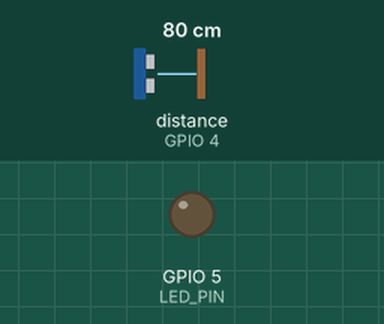
Recording of a sketch running on a simulated ESP32. On the bench: output pins drawn as LEDs (lit = HIGH). Wiring (inferred from the names in the program): ultrasonic range finder: trigger GPIO 2; echo GPIO 4. Dashed ring = blinking. Inputs (shaded band) come from the test bench; at power-on: distance to the obstacle (sensor on GPIO 4) 80 cm. The echo pulse lasts 58.3 µs per cm; WiFi joins after 1.5 s; servers stay silent unless stated; uploads are accepted with an empty reply; pins used as bus, display or sensor lines are not drawn; what the sketch prints to the serial monitor is not drawn.

Above: at 0.0 s.
At 2.1 s:
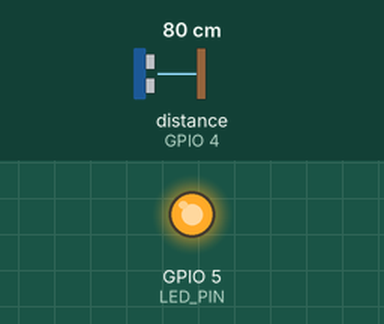
At 5.4 s:
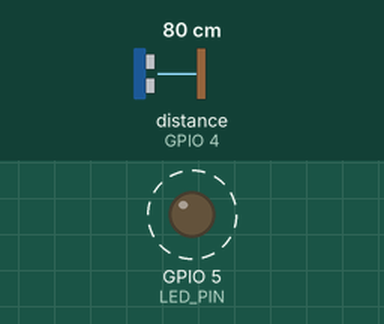
5.5 s: distance to the obstacle (sensor on GPIO 4) set to 2 cm
11.5 s: distance to the obstacle (sensor on GPIO 4) set to 4 cm
Timing chart, 0 to 27.6 s (numbered marks = the images above; inputs shaded):
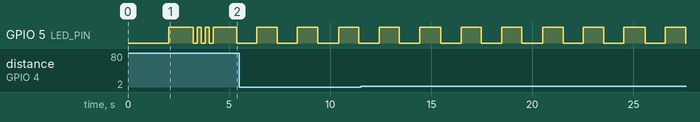

Measured:
- by itself, GPIO 5 (LED_PIN): alternates HIGH for 1.0 s and LOW for 1.0 s

The sketch:

esp32_debug_test.ino
```cpp
#include <WiFi.h>
#include <HTTPClient.h>
#include <ArduinoJson.h>

// WiFi Configuration
const char* ssid = "SM";
const char* password = "SM-12345";

// API Configuration - UPDATED IP ADDRESS
const char* apiUrl = "http://192.168.43.159:8000/api/sensor-data/";
const char* binId = "BIN001";

// Pin Configuration
const int TRIG_PIN = 2;
const int ECHO_PIN = 4;
const int LED_PIN = 5;

// Bin Parameters
const float BIN_HEIGHT = 120.0;
const float SENSOR_OFFSET = 10.0;
const float MAX_FILL_LEVEL = 100.0;

// Timing
const unsigned long SEND_INTERVAL = 5000; // 5 seconds for debugging
unsigned long lastSendTime = 0;

// Data Variables
float currentFillPercentage = 0;
float latitude = 4.0511;
float longitude = 9.7679;

void setup() {
  Serial.begin(115200);
  delay(1000);

  Serial.println("\n=== ESP32 DEBUG TEST STARTING ===");
  Serial.println("📋 Configuration:");
  Serial.print("   Server: ");
  Serial.println(apiUrl);
  Serial.print("   Bin ID: ");
  Serial.println(binId);
  Serial.print("   WiFi: ");
  Serial.println(ssid);

  // Initialize pins
  pinMode(TRIG_PIN, OUTPUT);
  pinMode(ECHO_PIN, INPUT);
  pinMode(LED_PIN, OUTPUT);

  digitalWrite(TRIG_PIN, LOW);
  digitalWrite(LED_PIN, LOW);

  Serial.println("✓ Pins initialized");

  // Connect WiFi
  connectWiFi();

  Serial.println("✓ Setup complete - System ready!");
  Serial.println("🔍 DEBUG MODE: Send data every 5 seconds");
  Serial.println("📱 Move sensor up/down to see changes");
  Serial.println("📊 Watch Serial Monitor for readings");
  Serial.println();
}

void loop() {
  unsigned long currentTime = millis();

  if (currentTime - lastSendTime >= SEND_INTERVAL) {
    currentFillPercentage = readSensor();
    sendData();
    lastSendTime = currentTime;
  }

  // Status LED heartbeat
  static unsigned long lastBlink = 0;
  if (currentTime - lastBlink >= 1000) {
    digitalWrite(LED_PIN, !digitalRead(LED_PIN));
    lastBlink = currentTime;
  }

  delay(100);
}

void connectWiFi() {
  Serial.print("🔗 Connecting to WiFi: ");
  Serial.println(ssid);

  WiFi.begin(ssid, password);

  int attempts = 0;
  while (WiFi.status() != WL_CONNECTED && attempts < 20) {
    delay(1000);
    Serial.print(".");
    attempts++;
    digitalWrite(LED_PIN, !digitalRead(LED_PIN));
  }

  if (WiFi.status() == WL_CONNECTED) {
    Serial.println();
    Serial.println("✅ WiFi connected successfully!");
    Serial.print("  📍 IP Address: ");
    Serial.println(WiFi.localIP());
    Serial.print("  📶 Signal Strength: ");
    Serial.print(WiFi.RSSI());
    Serial.println(" dBm");

    // Success blink
    for (int i = 0; i < 3; i++) {
      digitalWrite(LED_PIN, HIGH);
      delay(200);
      digitalWrite(LED_PIN, LOW);
      delay(200);
    }
  } else {
    Serial.println();
    Serial.println("❌ WiFi connection failed!");
    Serial.println("🔧 Check WiFi credentials and signal strength");
  }
}

float readSensor() {
  Serial.println("┌────────── SENSOR READING ─────────┐");

  // Clear trigger
  digitalWrite(TRIG_PIN, LOW);
  delayMicroseconds(5);

  // Send trigger pulse
  digitalWrite(TRIG_PIN, HIGH);
  delayMicroseconds(10);
  digitalWrite(TRIG_PIN, LOW);

  // Read echo
  unsigned long duration = pulseIn(ECHO_PIN, HIGH, 30000);

  if (duration == 0) {
    Serial.println("│ Sensor Status:     ❌ TIMEOUT      │");
    Serial.println("│ Distance:          NO READING     │");
    Serial.println("│ Fill Level:        0.0%           │");
    Serial.println("└────────────────────────────────────┘");
    return 0;
  }

  // Calculate distance
  float distance = (duration * 0.034) / 2.0;

  // Validate distance
  if (distance < 2.0 || distance > 400.0) {
    Serial.println("│ Sensor Status:     ❌ INVALID      │");
    Serial.printf("│ Distance:          %.1f cm        │\n", distance);
    Serial.println("│ Fill Level:        0.0%           │");
    Serial.println("└────────────────────────────────────┘");
    return 0;
  }

  // Calculate fill level
  float fillLevel = BIN_HEIGHT - SENSOR_OFFSET - distance;
  if (fillLevel < 0) fillLevel = 0;
  if (fillLevel > MAX_FILL_LEVEL) fillLevel = MAX_FILL_LEVEL;

  // Convert to percentage
  float percentage = (fillLevel / MAX_FILL_LEVEL) * 100;
  if (percentage < 0) percentage = 0;
  if (percentage > 100) percentage = 100;

  Serial.println("│ Sensor Status:     ✅ ACTIVE       │");
  Serial.printf("│ Distance:          %.1f cm        │\n", distance);
  Serial.printf("│ Fill Level:        %.1f%%          │\n", percentage);
  Serial.println("└────────────────────────────────────┘");

  return percentage;
}

void sendData() {
  if (WiFi.status() != WL_CONNECTED) {
    Serial.println("⚠️ WiFi disconnected, reconnecting...");
    connectWiFi();
    return;
  }

  HTTPClient http;

  if (!http.begin(apiUrl)) {
    Serial.println("❌ HTTP client failed to start");
    return;
  }

  http.addHeader("Content-Type", "application/json");
  http.setTimeout(10000); // 10 second timeout

  // Create JSON payload
  StaticJsonDocument<200> doc;
  doc["sensor_id"] = "ESP32_001";
  doc["bin_id"] = binId;
  doc["fill_level"] = currentFillPercentage;
  doc["latitude"] = latitude;
  doc["longitude"] = longitude;
  doc["organic_percentage"] = 40.0;
  doc["plastic_percentage"] = 35.0;
  doc["metal_percentage"] = 25.0;
  doc["sensor_status"] = "ONLINE";
  doc["battery_level"] = 95.0;
  doc["signal_strength"] = WiFi.RSSI();
  doc["temperature"] = 25.0;
  doc["humidity"] = 60.0;

  String jsonString;
  serializeJson(doc, jsonString);

  Serial.print("📡 Sending data: ");
  Serial.println(jsonString);

  // Send POST request
  int httpCode = http.POST(jsonString);

  if (httpCode > 0) {
    String response = http.getString();
    Serial.printf("📨 Server response: %d ", httpCode);

    if (httpCode == 201) {
      Serial.println("- ✅ SUCCESS!");

      // Success blink
      for (int i = 0; i < 2; i++) {
        digitalWrite(LED_PIN, HIGH);
        delay(100);
        digitalWrite(LED_PIN, LOW);
        delay(100);
      }
    } else {
      Serial.printf("- ❌ Error: %s\n", response.c_str());
    }
  } else {
    Serial.printf("❌ Connection failed: %s\n", http.errorToString(httpCode).c_str());
  }

  http.end();
  Serial.println(); // Add spacing between transmissions
}
```
